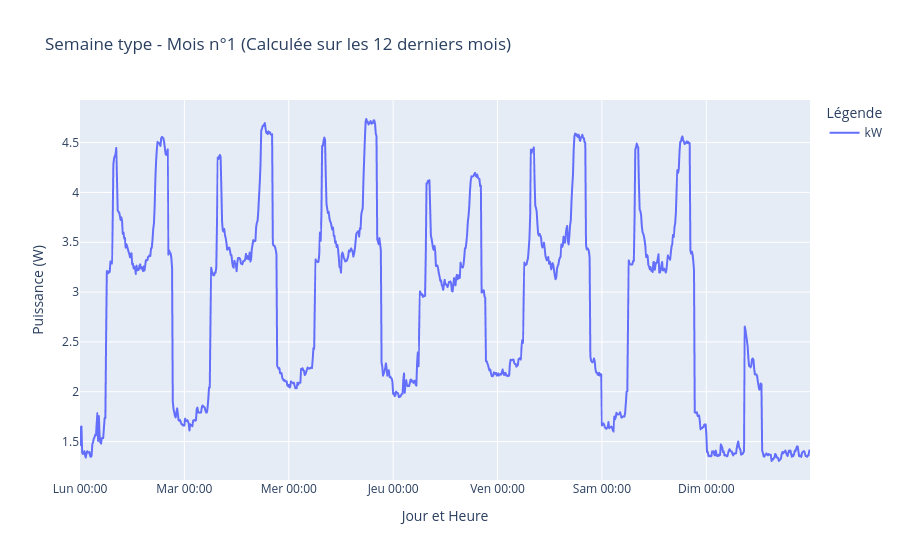
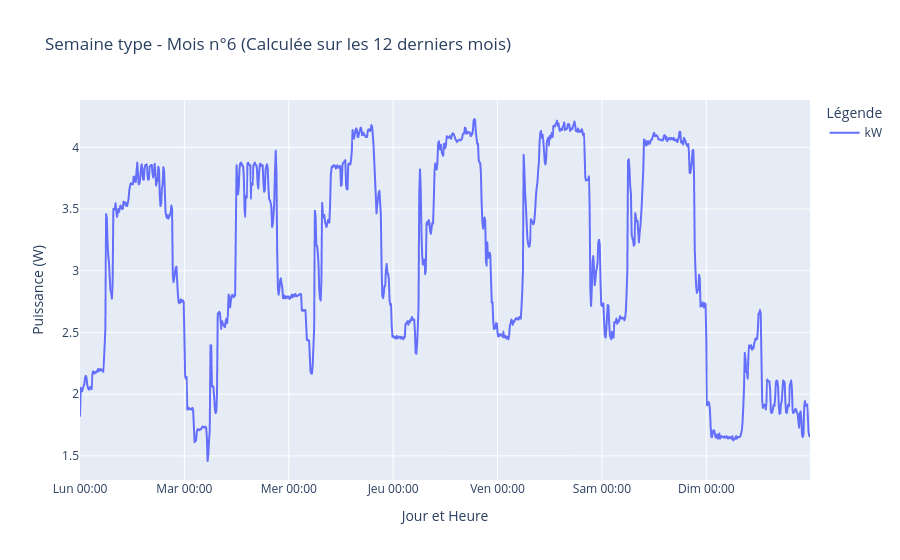
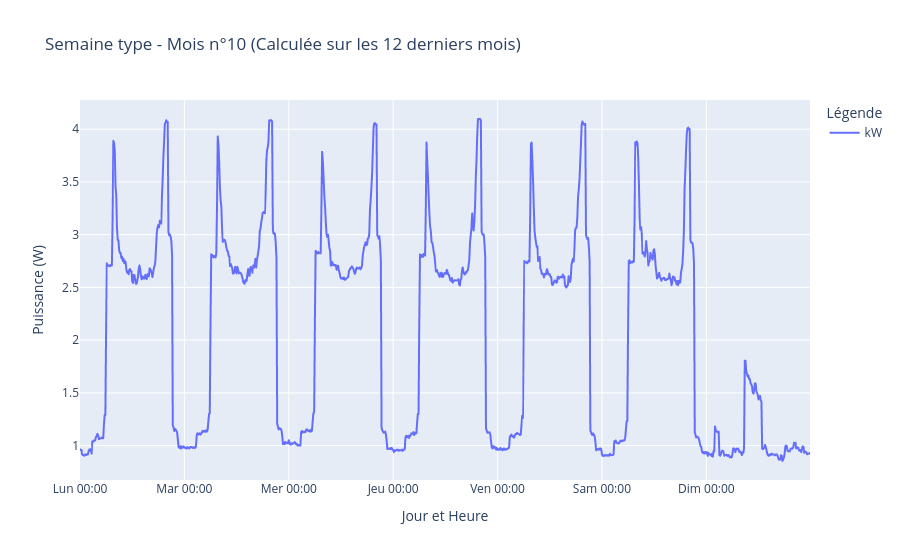

Notebook code cell kept with these figures, in order:
### Markdown cell above
**Utilisation de la fonction tracer_semaine_type_mois:** Appeler tracer_semaine_type_mois(df_energie, mois=5) pour générer le graphique de la consommation moyenne d'une semaine type pour le mois choisi sur les 12 derniers mois. Si les données sont trop bruitées, préférez tracer_semaine_type_mois_filtre(df_energie, mois=5, span=7), qui applique un filtre passe-bas pour lisser la courbe et faire ressortir la tendance de fond. Le paramètre optionnel span vous permet d'ajuster facilement la force de ce lissage.

### Code cell
a = tracer_semaine_type_mois(df, mois=1)
b = tracer_semaine_type_mois(df, mois=6)
c = tracer_semaine_type_mois(df, mois=10)

### Figure 1 — Plotly figure (JSON) as saved in the notebook; plotly's stock layout.template omitted (floating-point values rounded to 4 significant figures; data arrays with more than 128 entries replaced by an {"elided": "..."} marker saying what was removed)
{"data": [{"hovertemplate": "Capteur=kW<br>Jour et Heure=%{x}<br>Puissance (W)=%{y}<extra></extra>", "legendgroup": "kW", "line": {"color": "#636efa", "dash": "solid"}, "marker": {"symbol": "circle"}, "mode": "lines", "name": "kW", "showlegend": true, "type": "scattergl", "x": {"elided": "1008 str values"}, "xaxis": "x", "y": {"elided": "1008 float values"}, "yaxis": "y"}], "layout": {"hovermode": "x unified", "legend": {"title": {"text": "Légende"}, "tracegroupgap": 0}, "title": {"text": "Semaine type - Mois n°1 (Calculée sur les 12 derniers mois)"}, "xaxis": {"anchor": "y", "domain": [0, 1], "tickmode": "array", "ticktext": ["Lun 00:00", "Mar 00:00", "Mer 00:00", "Jeu 00:00", "Ven 00:00", "Sam 00:00", "Dim 00:00"], "tickvals": [0, 144, 288, 432, 576, 720, 864], "title": {"text": "Jour et Heure"}}, "yaxis": {"anchor": "x", "domain": [0, 1], "title": {"text": "Puissance (W)"}}}}

### Figure 2 — Plotly figure (JSON) as saved in the notebook; plotly's stock layout.template omitted (floating-point values rounded to 4 significant figures; data arrays with more than 128 entries replaced by an {"elided": "..."} marker saying what was removed)
{"data": [{"hovertemplate": "Capteur=kW<br>Jour et Heure=%{x}<br>Puissance (W)=%{y}<extra></extra>", "legendgroup": "kW", "line": {"color": "#636efa", "dash": "solid"}, "marker": {"symbol": "circle"}, "mode": "lines", "name": "kW", "showlegend": true, "type": "scattergl", "x": {"elided": "1008 str values"}, "xaxis": "x", "y": {"elided": "1008 float values"}, "yaxis": "y"}], "layout": {"hovermode": "x unified", "legend": {"title": {"text": "Légende"}, "tracegroupgap": 0}, "title": {"text": "Semaine type - Mois n°6 (Calculée sur les 12 derniers mois)"}, "xaxis": {"anchor": "y", "domain": [0, 1], "tickmode": "array", "ticktext": ["Lun 00:00", "Mar 00:00", "Mer 00:00", "Jeu 00:00", "Ven 00:00", "Sam 00:00", "Dim 00:00"], "tickvals": [0, 144, 288, 432, 576, 720, 864], "title": {"text": "Jour et Heure"}}, "yaxis": {"anchor": "x", "domain": [0, 1], "title": {"text": "Puissance (W)"}}}}

### Figure 3 — Plotly figure (JSON) as saved in the notebook; plotly's stock layout.template omitted (floating-point values rounded to 4 significant figures; data arrays with more than 128 entries replaced by an {"elided": "..."} marker saying what was removed)
{"data": [{"hovertemplate": "Capteur=kW<br>Jour et Heure=%{x}<br>Puissance (W)=%{y}<extra></extra>", "legendgroup": "kW", "line": {"color": "#636efa", "dash": "solid"}, "marker": {"symbol": "circle"}, "mode": "lines", "name": "kW", "showlegend": true, "type": "scattergl", "x": {"elided": "1008 str values"}, "xaxis": "x", "y": {"elided": "1008 float values"}, "yaxis": "y"}], "layout": {"hovermode": "x unified", "legend": {"title": {"text": "Légende"}, "tracegroupgap": 0}, "title": {"text": "Semaine type - Mois n°10 (Calculée sur les 12 derniers mois)"}, "xaxis": {"anchor": "y", "domain": [0, 1], "tickmode": "array", "ticktext": ["Lun 00:00", "Mar 00:00", "Mer 00:00", "Jeu 00:00", "Ven 00:00", "Sam 00:00", "Dim 00:00"], "tickvals": [0, 144, 288, 432, 576, 720, 864], "title": {"text": "Jour et Heure"}}, "yaxis": {"anchor": "x", "domain": [0, 1], "title": {"text": "Puissance (W)"}}}}
